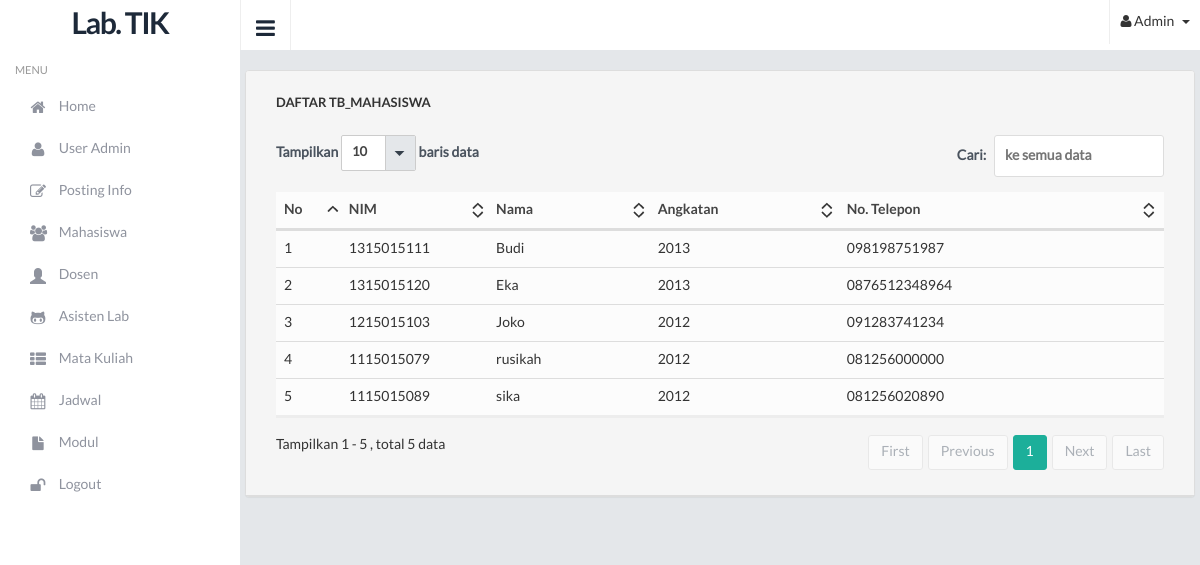
Page /admin/mahasiswa.php (signed in) on the committed database.
### tables this page shows
CREATE TABLE IF NOT EXISTS `tb_mahasiswa` (
  `id_mhs` int(5) NOT NULL AUTO_INCREMENT,
  `nama_mhs` varchar(100) NOT NULL,
  `nim_mhs` varchar(20) NOT NULL,
  `username_mhs` varchar(100) NOT NULL,
  `password_mhs` varchar(100) NOT NULL,
  `ttl_mhs` varchar(100) NOT NULL,
  `email_mhs` varchar(100) NOT NULL,
  `notelp_mhs` varchar(14) NOT NULL,
  `angkatan_mhs` varchar(5) NOT NULL,
  `alamat_mhs` text NOT NULL,
  PRIMARY KEY (`id_mhs`)
);

### admin/mahasiswa.php (the view, shortened to what this page needs)
?>  <!DOCTYPE html>
<html lang="en">
<head>
  <link href="../lib/css/style.default.css" rel="stylesheet">
  <link href="../lib/css/bootstrap.css" rel="stylesheet">
  <link href="../lib/css/jquery.datatables.css" rel="stylesheet">
</head>
<body>
<section>
  <div class="leftpanel">
    <div class="logopanel">
       <center> <h1>Lab. TIK</h1> </center>
    </div>
    <div class="leftpanelinner">
      <?php
        include 'menu.php';
      ?>
    </div>
  </div>
  <div class="mainpanel">
    <div class="headerbar">
      <a class="menutoggle"><i class="fa fa-bars"></i></a>
      <div class="header-right">
        <ul class="headermenu">
          <li>
            <div class="btn-group">
              <button type="button" class="btn btn-default dropdown-toggle" data-toggle="dropdown">
                <i class="fa fa-user"></i>
                Admin
                <span class="caret"></span>
              </button>
            </div>
          </li>
        </ul>
      </div>
    </div>
    <div class="contentpanel">
      <div class="row">
        <div class="panel panel-default">
          <div class="panel-heading">
            <div class="panel-body">
              <h5 class="subtitle mb5">Daftar tb_mahasiswa</h5>
                <br />
                <div class="table-responsive">
                  <table class="table" id="table2">
                    <thead>
                      <tr>
                        <th width="75">No</th>
                        <th width="150">NIM</th>
                        <th>Nama</th>
                        <th>Angkatan</th>
                        <th>No. Telepon</th>
                      </tr>
                    </thead>
                    <tbody>
                      <?php
                      $q = mysql_query("SELECT * FROM tb_mahasiswa ");
                      $no=1;
                      while ($r = mysql_fetch_assoc($q)) {
                        ?>
                        <tr>
                          <td><?=$no ?></td>
                          <td><?=$r['nim_mhs']?></td>
                          <td><?=$r['nama_mhs']?></td>
                          <td><?=$r['angkatan_mhs']?></td>
                          <td><?=$r['notelp_mhs']?></td>
                        </tr>
                        <?php
                          $no++;
                          }
                        ?>
                    </tbody>
                  </table>
                </div>
              </div>
            </div>
        </div>
      </div>
    </div>
  </div>
</section>
</body>
</html>

### rows in the picture
tb_mahasiswa: nim_mhs "1315015111", nama_mhs "Budi", angkatan_mhs "2013", notelp_mhs "098198751987"
tb_mahasiswa: nim_mhs "1315015120", nama_mhs "Eka", angkatan_mhs "2013", notelp_mhs "0876512348964"
tb_mahasiswa: nim_mhs "1215015103", nama_mhs "Joko", angkatan_mhs "2012", notelp_mhs "091283741234"
tb_mahasiswa: nim_mhs "1115015079", nama_mhs "rusikah", angkatan_mhs "2012", notelp_mhs "081256000000"
tb_mahasiswa: nim_mhs "1115015089", nama_mhs "sika", angkatan_mhs "2012", notelp_mhs "081256020890"
